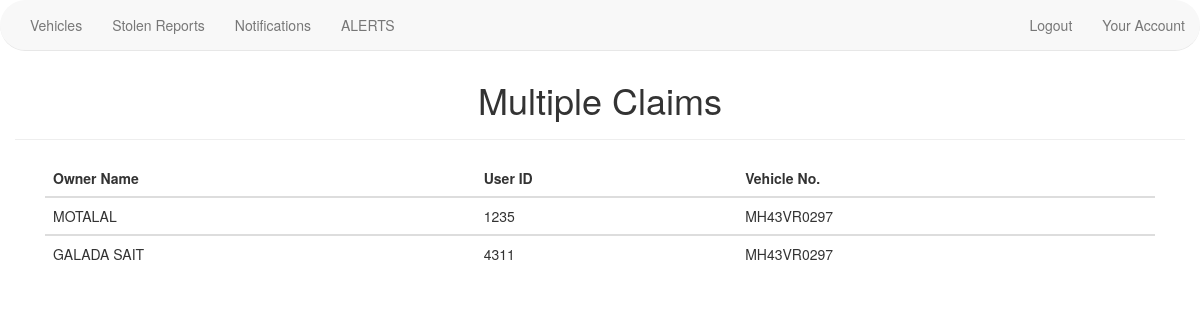
Screenshot of /alerts.php with the database file from the repository.
### tables this page shows
CREATE TABLE `owner` (
  `user_id` int(11) NOT NULL,
  `owner_name` varchar(25) DEFAULT NULL,
  `veh_no` char(10) NOT NULL,
  `owner_ph` bigint(20) DEFAULT NULL,
  `dl_no` varchar(15) DEFAULT NULL,
  `purchased_year` int(11) DEFAULT NULL
);

### alerts.php (the view, shortened to what this page needs)
<?php
$servername = "localhost";
$usernam = "root";
$password = "";
$database = "reg_veh";
$connection = mysqli_connect($servername, $usernam, $password, $database);
$query = "SELECT owner_name, user_id, veh_no from owner where veh_no in( SELECT veh_no from owner GROUP by veh_no HAVING COUNT(user_id)>1);";
$result = mysqli_query($connection, $query);
?>
<!DOCTYPE html>
<html lang="en">
<head>
    <link rel="stylesheet" type="text/css" href="./slick/slick.css">
    <link rel="stylesheet" type="text/css" href="./slick/slick-theme.css">
    <link rel="stylesheet" href="https://maxcdn.bootstrapcdn.com/bootstrap/3.3.7/css/bootstrap.min.css">
    <link rel="stylesheet" href="animate.css">
    <link rel="stylesheet" href="style.css">
</head>
<body>
    <?php include 'navbar_admin.php'; ?>
    <br>
    <br>
    <div class="container">
        <div class="row">
            <div class="page-header">
                <h1 style="text-align: center;">Multiple Claims</h1>
            </div>
        </div>
        <div class="col-md-12">
            <table class="table">
                <thead>
                    <tr>
                        <th>Owner Name</th>
                        <th>User ID </th>
                        <th>Vehicle No.</th>
                    </tr>
                </thead>
                <tbody>
                    <?php
                    while ($row = mysqli_fetch_assoc($result)) {
                    ?>
                        <tr>
                            <td><?php echo $row['owner_name']; ?></td>
                            <td><?php echo $row['user_id']; ?></td>
                            <td><?php echo $row['veh_no']; ?></td>
                        </tr>
                </tbody>
            <?php } ?>
            </table>
        </div>
    </div>
</body>
</html>

### rows the page displays
owner: owner_name "MOTALAL", user_id "1235", veh_no "MH43VR0297"
owner: owner_name "GALADA SAIT", user_id "4311", veh_no "MH43VR0297"
